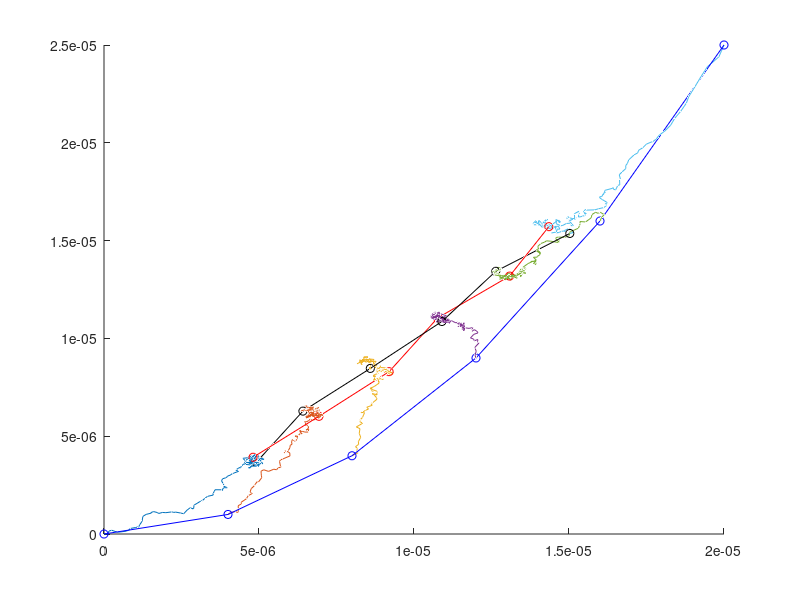

MATLAB code for this plot:
% elastic force on 2 particles connected with a spring. Hydrodynamic drag
% but no hydrodynamic interaction

% SI
a=1e-6;
mu=1e-3;
k=2e-7; % not sure about this! spring constant
b0=3e-6; % equilibrium bond length
R=6*pi*mu*a;

kB = 1.38e-23;  % Boltzmann's constant
T  = 310;       % absolute temperature

Np=6;
Nt=200;
tMax=2;

t=linspace(0,tMax,Nt);
dt=t(2)-t(1);

xp=zeros(3,Np,Nt);

for np=1:Np
    xp(1,np,1)=4e-6*(np-1);
    xp(2,np,1)=1e-6*(np-1).^2;
end
f=zeros(3,Np);

% elastic potential is   1/2 k (b-b0)^2
%              = 1/2 k * 2 * (b-b0) * db/dxj
% but b = sqrt((xa-xb)^2+(ya-yb)^2+(za-zb)^2)
% so  db/dxj = 1/2 * 2 (xaj-xbj) / b
%            = (xaj-xbj) / b
% so force is - k (b-b0) (xaj-xbj) / b

% for a string of particles, have force from 'left' and force from 'right'
for nt=1:Nt-1
    bR=norm(xp(:,1,nt)-xp(:,2,nt));
    f(:,1)=-k*(bR-b0)*(xp(:,1,nt)-xp(:,2,nt))/bR;
    for np=2:Np-1
        bL=norm(xp(:,np,nt)-xp(:,np-1,nt));
        fL=-k*(bL-b0)*(xp(:,np,nt)-xp(:,np-1,nt))/bL;
        bR=norm(xp(:,np,nt)-xp(:,np+1,nt));
        fR=-k*(bR-b0)*(xp(:,np,nt)-xp(:,np+1,nt))/bR;
        f(:,np)=fL+fR;        
    end
    bL=norm(xp(:,Np-1,nt)-xp(:,Np,nt));
    f(:,Np)=-k*(bL-b0)*(xp(:,Np,nt)-xp(:,Np-1,nt))/bL;
    for np=1:Np
        f(:,np)=f(:,np)+sqrt(2*kB*T*R/dt)*randn(3,1);
        u=f(:,np)/R;
        xp(:,np,nt+1)=xp(:,np,nt)+u*dt;
    end
end

figure(1);clf;hold on;
for np=1:Np
    plot3(squeeze(xp(1,np,:)),squeeze(xp(2,np,:)),squeeze(xp(3,np,:)));
end
plot3(squeeze(xp(1,:,1)), squeeze(xp(2,:,1)), squeeze(xp(3,:,1)), 'bo-');
plot3(squeeze(xp(1,:,Nt/2)),squeeze(xp(2,:,Nt/2)),squeeze(xp(3,:,Nt/2)),'ro-');
plot3(squeeze(xp(1,:,Nt)),squeeze(xp(2,:,Nt)),squeeze(xp(3,:,Nt)),'ko-');
% next steps... add brownian motion. then several particles, then several particles with bending
% potential. then string of particles.